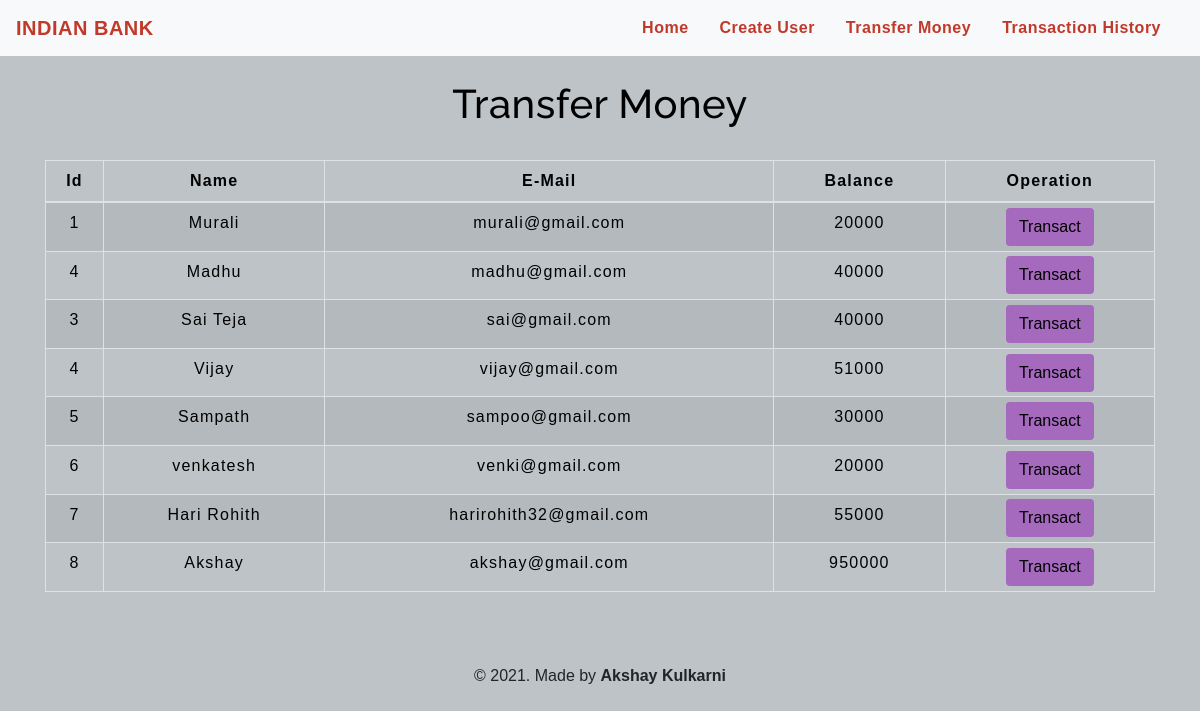
The app's page /transfermoney.php with its own data.
### tables this page shows
CREATE TABLE `users` (
  `id` int(3) NOT NULL,
  `name` text NOT NULL,
  `email` varchar(30) NOT NULL,
  `balance` int(8) NOT NULL
);

### transfermoney.php (the view, shortened to what this page needs)
<!DOCTYPE html>
<html lang="en">
<head>
    <link rel="stylesheet" href="https://maxcdn.bootstrapcdn.com/bootstrap/4.0.0/css/bootstrap.min.css">
    <link rel="stylesheet" type="text/css" href="css/table.css">
    <link rel="stylesheet" type="text/css" href="css/navbar.css">
</head>
<body style="background-color : #BDC3C7;">
<?php
    include 'config.php';
    $sql = "SELECT * FROM users";
    $result = mysqli_query($conn,$sql);
?>
<?php
  include 'navbar.php';
?>
<div class="container">
        <h2 class="text-center pt-4" style="color : black;">Transfer Money</h2>
        <br>
            <div class="row">
                <div class="col">
                    <div class="table-responsive-sm">
                    <table class="table table-hover table-sm table-striped table-condensed table-bordered" style="border-color:black;">
                        <thead style="color : black;">
                            <tr>
                            <th scope="col" class="text-center py-2">Id</th>
                            <th scope="col" class="text-center py-2">Name</th>
                            <th scope="col" class="text-center py-2">E-Mail</th>
                            <th scope="col" class="text-center py-2">Balance</th>
                            <th scope="col" class="text-center py-2">Operation</th>
                            </tr>
                        </thead>
                        <tbody>
                <?php
                    while($rows=mysqli_fetch_assoc($result)){
                ?>
                    <tr style="color : black;">
                        <td class="py-2"><?php echo $rows['id'] ?></td>
                        <td class="py-2"><?php echo $rows['name']?></td>
                        <td class="py-2"><?php echo $rows['email']?></td>
                        <td class="py-2"><?php echo $rows['balance']?></td>
                        <td><a href="selecteduserdetail.php?id= <?php echo $rows['id'] ;?>"> <button type="button" class="btn" style="background-color : #A569BD;">Transact</button></a></td>
                    </tr>
                <?php
                    }
                ?>
                        </tbody>
                    </table>
                    </div>
                </div>
            </div>
         </div>
         <footer class="text-center mt-5 py-2">
         <p>&copy 2021. Made by <b>Akshay Kulkarni</b></p>
           </footer>
</body>
</html>

### navbar.php (shortened to what this page needs)
<nav class="navbar navbar-expand-md navbar-light bg-light">
<a class="navbar-brand" href="index.php" style="color : #C0392B;"><b>INDIAN BANK</b></a>
<div class="collapse navbar-collapse" id="collapsibleNavbar">
      <ul class="navbar-nav ml-auto">
        <li class="nav-item">
          <a class="nav-link" href="index.php" style="color : #C0392B;"><b>Home</b></a>
        </li>
        <li class="nav-item">
          <a class="nav-link" href="createuser.php" style="color : #C0392B;"><b>Create User</b></a>
        </li>
        <li class="nav-item">
          <a class="nav-link" href="transfermoney.php" style="color : #C0392B;"><b>Transfer Money</b></a>
        </li>
        <li class="nav-item">
          <a class="nav-link" href="transactionhistory.php" style="color : #C0392B;"><b>Transaction History</b></a>
        </li>
    </div>
 </nav>

### css/table.css (style rules this page uses)
* { padding: 0; margin: 0; box-sizing: border-box; font-family: sans-serif; }
h2 { font-size: 40px; }
table { letter-spacing: 1.2px; }
td { text-align: center; }
button { border:none; background: #d9d9d9; transition: 1s; }

### css/navbar.css (style rules this page uses)
.nav-link { margin-right: 15px; color:#2F363F; letter-spacing: 0.5px; transition: 0.5s; }
.navbar-brand { color: #4C4B4B; letter-spacing: 0.5px; }
h2 { color: #4C4B4B; letter-spacing: 0.5px; font-family: raleway; }

### transfermoney.php (style rules this page uses)
button { transition: 1.5s; }

### records on screen
users: id "1", name "Murali", email "murali@gmail.com", balance "20000"
users: id "4", name "Madhu", email "madhu@gmail.com", balance "40000"
users: id "3", name "Sai Teja", email "sai@gmail.com", balance "40000"
users: id "4", name "Vijay", email "vijay@gmail.com", balance "51000"
users: id "5", name "Sampath", email "sampoo@gmail.com", balance "30000"
users: id "6", name "venkatesh", email "venki@gmail.com", balance "20000"
users: id "7", name "Hari Rohith", email "harirohith32@gmail.com", balance "55000"
users: id "8", name "Akshay", email "akshay@gmail.com", balance "950000"
